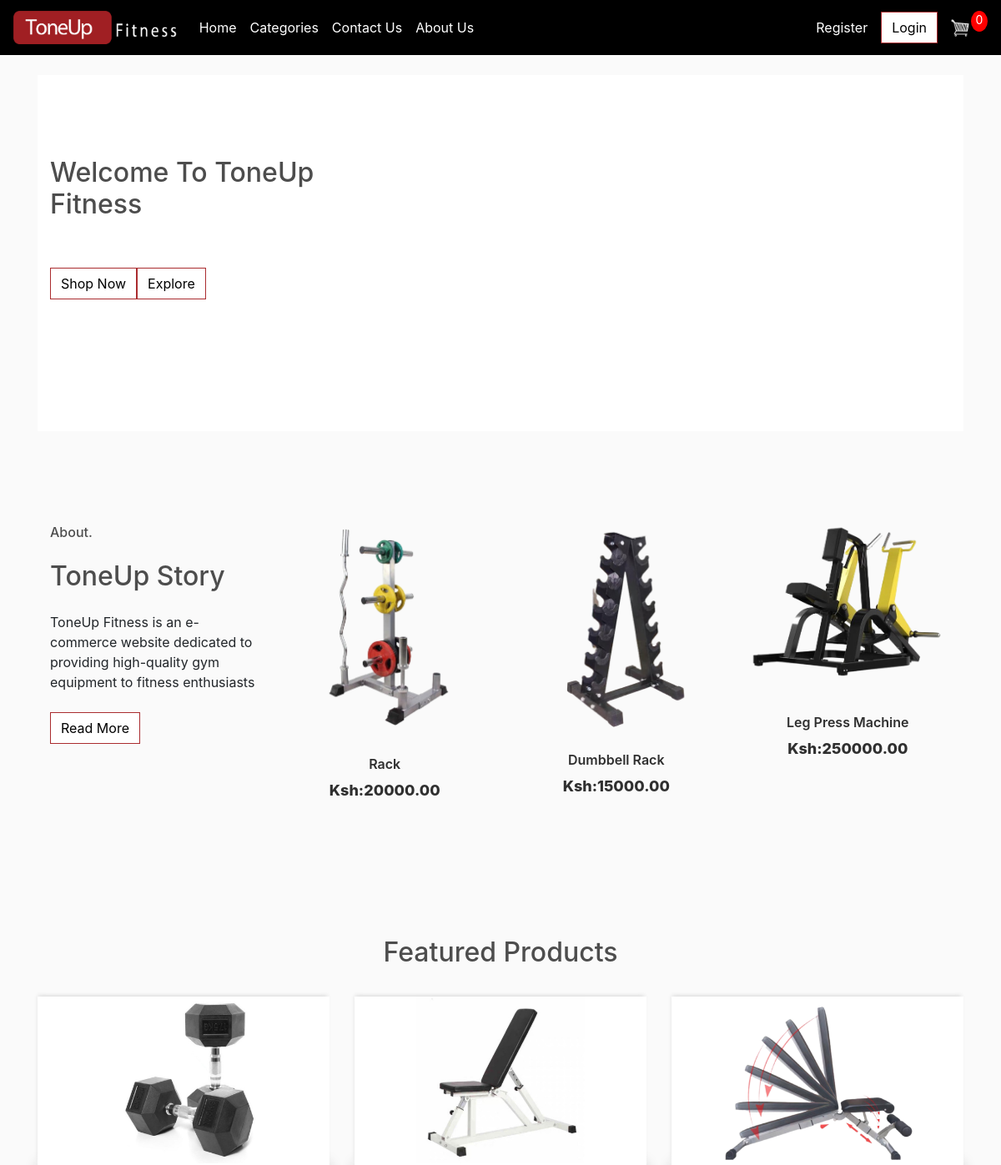
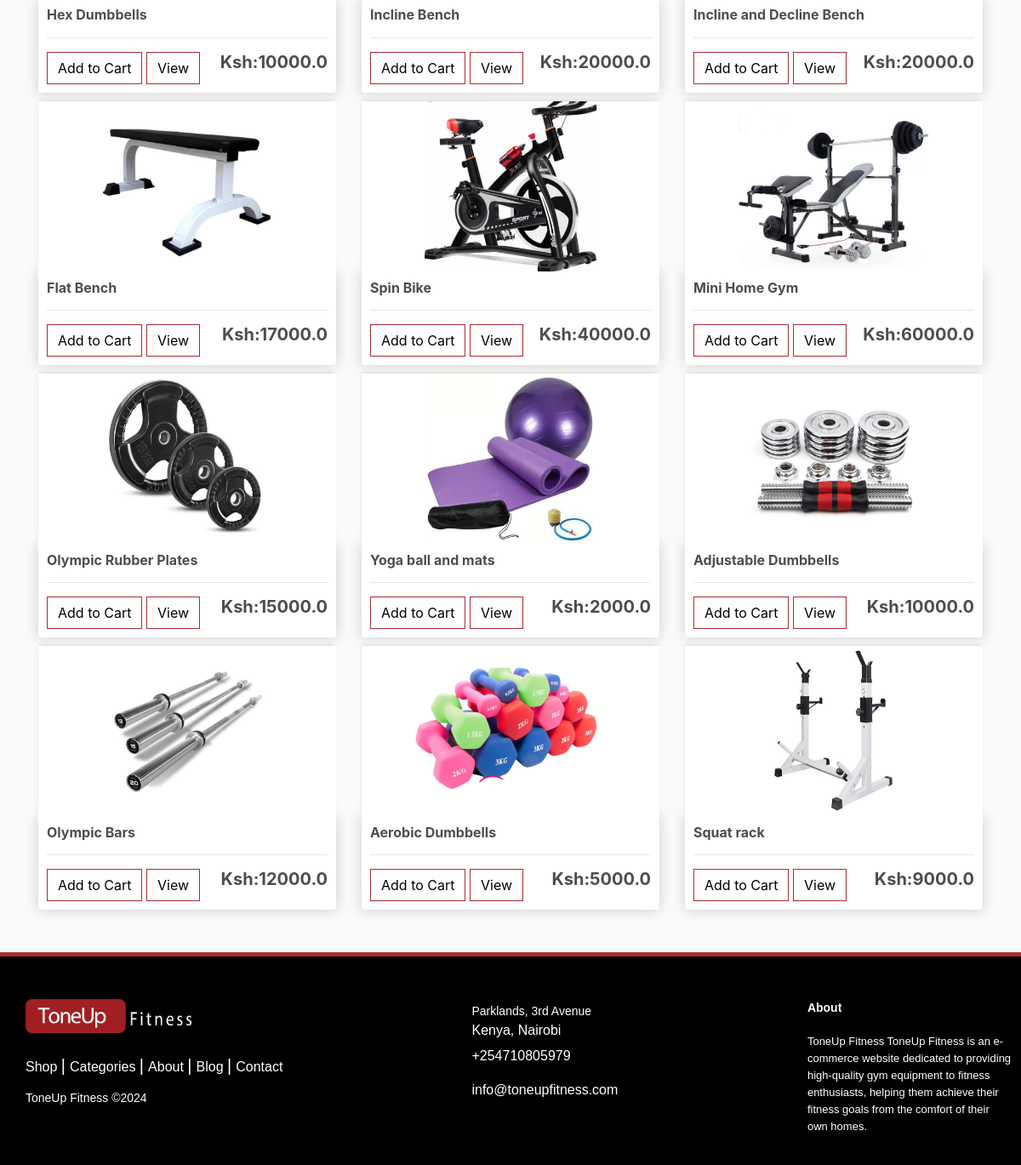
The page / on the database its author committed (2 pictures, top to bottom).
### store/models.py (models this page shows, shortened)
class Product(models.Model):
	name = models.CharField(max_length=200)
	price = models.FloatField()
	digital = models.BooleanField(default=False,null=True, blank=True)
	image = models.ImageField(null=True, blank=True)
	id = models.AutoField(primary_key=True)
	@property
	def imageURL(self):
		try:
			url = self.image.url
		except:
			url = ''
		return url

### store/views.py (the view)
# urls.py: path('', include('store.urls')),
def store(request):
	data = cartData(request)
	cartItems = data['cartItems']
	order = data['order']
	items = data['items']
	products = Product.objects.all()
	context = {'products':products, 'cartItems':cartItems}
	return render(request, 'store/store.html', context)

### store/utils.py (called while the page is built, shortened)
def cookieCart(request):
	try:
		cart = json.loads(request.COOKIES['cart'])
	except:
		cart = {}
		print('CART:', cart)
	items = []
	order = {'get_cart_total':0, 'get_cart_items':0, 'shipping':False}
	cartItems = order['get_cart_items']
	return {'cartItems':cartItems ,'order':order, 'items':items}

def cartData(request):
	if request.user.is_authenticated:
		customer = request.user.customer
		order, created = Order.objects.get_or_create(customer=customer, complete=False)
		items = order.orderitem_set.all()
		cartItems = order.get_cart_items
	else:
		cookieData = cookieCart(request)
		cartItems = cookieData['cartItems']
		order = cookieData['order']
		items = cookieData['items']
	return {'cartItems':cartItems ,'order':order, 'items':items}

### store/templates/store/store.html (shortened to what this page needs)
{% extends 'store/main.html' %}
{% load static %}
{% block content %}
	<div class="hero">
		<div class="container">
			<div class="row justify-content-between">
				<div class="col-lg-5">
					<div class="intro-excerpt">
						<h2>Welcome To ToneUp Fitness</h2>
						<p class="mb-4">For Quality Gym Equipment.</p>
						<p><a href="" class="btn btn-secondary me-2">Shop Now</a><a href="/about/" class="btn btn-white-outline">Explore</a></p>
					</div>
				</div>
			</div>
		</div>
	</div>
	<div class="product-section">
		<div class="container">
			<div class="row">
				<div class="col-md-12 col-lg-3 mb-5 mb-lg-0">
					<h6 class="mb-4 section-title">About.</h6>
					<h2 class="mb-4 section-title">ToneUp Story</h2>
					<p class="mb-4">ToneUp Fitness is an e-commerce website dedicated to providing high-quality gym equipment to fitness enthusiasts</p>
					<p><a href="/about/" class="btn btn-white-outline">Read More</a></p>
				</div>
				<div class="col-12 col-md-4 col-lg-3 mb-5 mb-md-0">
					<a class="product-item" href="#">
						<img src="{% static 'images/Rack.png' %}" class="img-fluid product-thumbnail">
						<h3 class="product-title">Rack</h3>
						<strong class="product-price">Ksh:20000.00</strong>
					</a>
				</div>
				<div class="col-12 col-md-4 col-lg-3 mb-5 mb-md-0">
					<a class="product-item" href="cart.html">
						<img src="{% static 'images/Dumbbell Rack.png' %}" class="img-fluid product-thumbnail">
						<h3 class="product-title">Dumbbell Rack</h3>
						<strong class="product-price">Ksh:15000.00</strong>
					</a>
				</div>
				<div class="col-12 col-md-4 col-lg-3 mb-5 mb-md-0">
					<a class="product-item" href="cart.html">
						<img src="{% static 'images/Leg Press Machine.png' %}" class="img-fluid product-thumbnail">
						<h3 class="product-title">Leg Press Machine</h3>
						<strong class="product-price">Ksh:250000.00</strong>
					</a>
				</div>
			</div>
		</div>
	</div>
    <h2 class="text-center mb-4">Featured Products</h2>
	<div class="row">
		{% for product in products %}
		<div class="col-lg-4">
			<img class="thumbnail" src="{{product.imageURL}}">
			<div class="box-element product">
				<h6><strong>{{product.name}}</strong></h6>
				<hr>
				<button data-product="{{product.id}}" data-action="add" class="btn btn-outline-secondary add-btn update-cart">Add to Cart</button>
				<a class="btn btn-outline-success" href="#">View</a>
				<h5 style="display: inline-block; float: right"><strong>Ksh:{{product.price}}</strong></h5>
			</div>
		</div>
		{% endfor %}
	</div>
{% endblock content %}

### store/templates/store/main.html (shortened to what this page needs)
<!DOCTYPE html>
{% load static %}
<html>
<head>
	<link rel="stylesheet" href="https://stackpath.bootstrapcdn.com/bootstrap/4.4.1/css/bootstrap.min.css">
	<link rel="stylesheet" type="text/css" href="{% static 'css/main.css' %}">
</head>
<body>
	<nav class="navbar navbar-expand-lg navbar-dark bg-dark">
		<a class="navbar-brand" href="{% url 'store' %}">
			<img src="{% static 'images/LOGO NEW.png' %}" alt="LOGO NEW" height="40">
		</a>
	  <div class="collapse navbar-collapse" id="navbarSupportedContent">
	    <ul class="navbar-nav mr-auto">
	      <li class="nav-item active">
	        <a class="nav-link" href="{% url 'store' %}">Home <span class="sr-only">(current)</span></a>
	      </li>
						{% if not request.user.is_authenticated %}
						<li class="nav-item">
							<a class="nav-link active" href="#">Categories</a>
						</li>
						<li class="nav-item">
							<a class="nav-link active" href="/contact/">Contact Us</a>
						</li>
						<li class="nav-item">
							<a class="nav-link active" href="/about/">About Us</a>
						</li>
						{% endif %}
	    </ul>
	    <div class="form-inline my-2 my-lg-0">
			<a class="nav-link active" aria-current="page" href="/register/">Register</a>
	     	<a href="/login/"class="btn btn-warning">Login</a>
	     	<a href="{% url 'cart' %}">
	    		<img  id="cart-icon" src="{% static 'images/cart.png' %}">
	    	</a>
	    	<p id="cart-total">{{cartItems}}</p>
	    </div>
	  </div>
	</nav>
     <div class="container">
            <br>
            {% block content %}
            {% endblock content %}
         </div>
    <footer class="footer-distributed">
		<div class="footer-left">
			<h3><img src="{% static 'images/LOGO NEW.png' %}" alt="LOGO NEW" height="40"></h3>
			<p class="footer-links">
				<a href="#" class="link-1">Shop</a>
				<a href="#">Categories</a>
				<a href="#">About</a>
				<a href="#">Blog</a>
				<a href="#">Contact</a>
			</p>
			<p class="footer-company-name">ToneUp Fitness ©2024</p>
		</div>
		<div class="footer-center">
			<div>
				<p><span>Parklands, 3rd Avenue</span> Kenya, Nairobi</p>
			</div>
			<div>
				<p>+254710805979</p>
			</div>
			<div>
				<p><a href="mailto:support@company.com">info@toneupfitness.com</a></p>
			</div>
		</div>
		<div class="footer-right">
			<p class="footer-company-about">
				<span>About </span>ToneUp Fitness
				ToneUp Fitness is an e-commerce website dedicated to providing high-quality gym equipment to fitness enthusiasts,
				helping them achieve their fitness goals from the comfort of their own homes.
			</p>
		</div>
	</footer>
</body>
</html>

### static/css/main.css (style rules this page uses)
body { background-color: hsl(0, 0%, 98%); }
h1,h2,h3,h4,h5,h6 { color:hsl(0, 0%, 30%); }
.box-element { box-shadow:hsl(0, 0%, 80%) 0 0 16px; background-color: #fff; border-radius: 4px; padding: 10px; }
.thumbnail { width: 100%; height: 200px; -webkit-box-shadow: -1px -3px 5px -2px rgba(214,214,214,1); -moz-box-shadow: -1px -3px 5px -2px rgba(214,214,214,1); box-shadow: -1px -3px 5px -2px rgba(214,214,214,1); }
.product { border-radius: 0 0 4px 4px; }
.bg-dark { background-color: #000!important; }
#cart-icon { width:25px; display: inline-block; margin-left: 15px; }
#cart-total { display: block; text-align: center; color:#fff; background-color: red; width: 20px; height: 25px; border-radius: 50%; font-size: 14px; }
.col-lg-4, .col-lg-6, .col-lg-8, .col-lg-12 { margin-top: 10px; }
.btn { border-radius: 0; border-color: #aa2c2f; color: #000; background-color: #fff; }
.footer-distributed { position: relative; width: 100%; height: 250px; background: #000; box-shadow: 0 1px 1px 0 rgba(0, 0, 0, 0.12); box-sizing: border-box; text-align: left; font: bold 16px sans-serif; padding: 55px 50px; color: #ffffff; margin-top: auto; border-top: 5px solid #aa2c2f; padding: 50px 0 30px; margin-top: 50px; }
.footer-distributed .footer-left, .footer-distributed .footer-center, .footer-distributed .footer-right { display: inline-block; vertical-align: top; }
.footer-distributed .footer-left { width: 40%; margin-left: 30px; margin-right: 10px; }
.footer-distributed h3 { color: #ffffff; font: normal 36px 'Open Sans', cursive; margin: 0; }
.footer-distributed .footer-links { color: #ffffff; margin: 20px 0 12px; padding: 0; }
.footer-distributed .footer-links a { display: inline-block; line-height: 1.8; font-weight: 400; text-decoration: none; color: inherit; }
.footer-distributed .footer-company-name { color: #fff; font-size: 14px; font-weight: normal; margin: 0; }
.footer-distributed .footer-center { width: 35%; }
.footer-distributed .footer-center p { display: inline-block; color: #ffffff; font-weight: 400; vertical-align: middle; margin: 0; }
.footer-distributed .footer-center p span { display: block; font-weight: normal; font-size: 14px; line-height: 2; }
.footer-distributed .footer-center p a { color: #fff; text-decoration: none; ; }
.footer-distributed .footer-links a:before { content: "|"; font-weight: 300; font-size: 20px; left: 0; color: #fff; display: inline-block; padding-right: 5px; }
.footer-distributed .footer-links .link-1:before { content: none; }
.footer-distributed .footer-right { width: 20%; }
.footer-distributed .footer-company-about { line-height: 20px; color: #fff; font-size: 13px; font-weight: normal; margin: 0; }
.footer-distributed .footer-company-about span { display: block; color: #ffffff; font-size: 14px; font-weight: bold; margin-bottom: 20px; }
.footer-left h3 { font-family: 'Arial', sans-serif; animation: bounce 2s infinite; text-shadow: 2px 2px 4px rgba(0, 0, 0, 0.3); color: #fff; letter-spacing: 2px; font-size: 30px; }
a.nav-link { color: white; }
.hero { background: white; padding: calc(4rem - 30px) 0 0rem 0; }
@media (min-width: 768px) { .hero { padding: calc(4rem - 30px) 0 4rem 0; } }
@media (min-width: 992px) { .hero { padding: calc(8rem - 30px) 0 8rem 0; } }
.hero .intro-excerpt { position: relative; z-index: 4; }
@media (min-width: 992px) { .hero .intro-excerpt { max-width: 450px; } }
.hero p { color: rgba(255, 255, 255, 0.5); margin-bottom: 30px; }
.product-section { padding: 7rem 0; }
.product-section .product-item { text-align: center; text-decoration: none; display: block; position: relative; padding-bottom: 50px; cursor: pointer; }
.product-section .product-item .product-thumbnail { margin-bottom: 30px; position: relative; top: 0; -webkit-transition: .3s all ease; -o-transition: .3s all ease; transition: .3s all ease; }
.product-section .product-item h3 { font-weight: 600; font-size: 16px; }
.product-section .product-item strong { font-weight: 800 !important; font-size: 18px !important; }
.product-section .product-item h3, .product-section .product-item strong { color: #2f2f2f; text-decoration: none; }
.product-section .product-item:before { bottom: 0; left: 0; right: 0; position: absolute; content: ""; background: #f58b8b; height: 0%; z-index: -1; border-radius: 10px; -webkit-transition: .3s all ease; -o-transition: .3s all ease; transition: .3s all ease; }

### rows shown on the page
Product: imageURL (picture), name "Hex Dumbbells", price "10000.0"
Product: imageURL (picture), name "Incline Bench", price "20000.0"
Product: imageURL (picture), name "Incline and Decline Bench", price "20000.0"
Product: imageURL (picture), name "Flat Bench", price "17000.0"
Product: imageURL (picture), name "Spin Bike", price "40000.0"
Product: imageURL (picture), name "Mini Home Gym", price "60000.0"
Product: imageURL (picture), name "Olympic Rubber Plates", price "15000.0"
Product: imageURL (picture), name "Yoga ball and mats", price "2000.0"
Product: imageURL (picture), name "Adjustable Dumbbells", price "10000.0"
Product: imageURL (picture), name "Olympic Bars", price "12000.0"
Product: imageURL (picture), name "Aerobic Dumbbells", price "5000.0"
Product: imageURL (picture), name "Squat rack", price "9000.0"

### other values the page prints
{{ cartItems }} "0"
